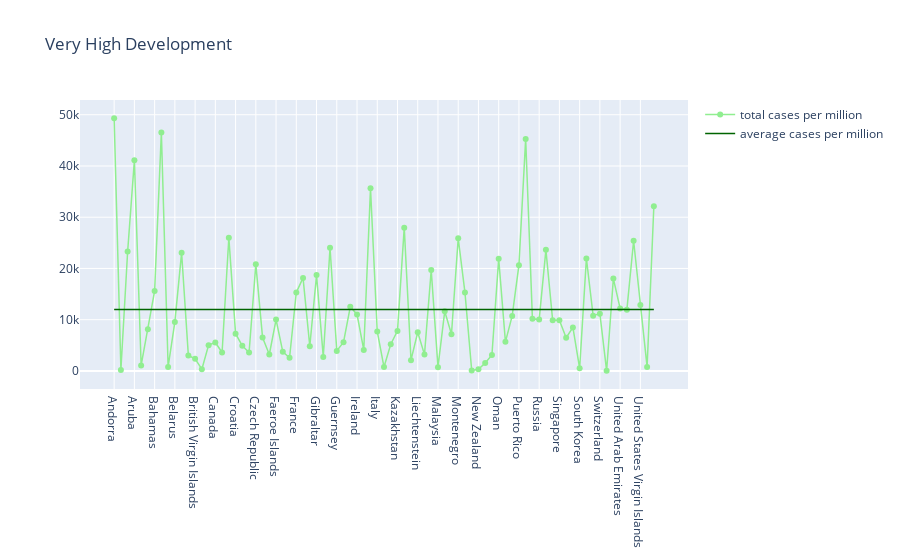
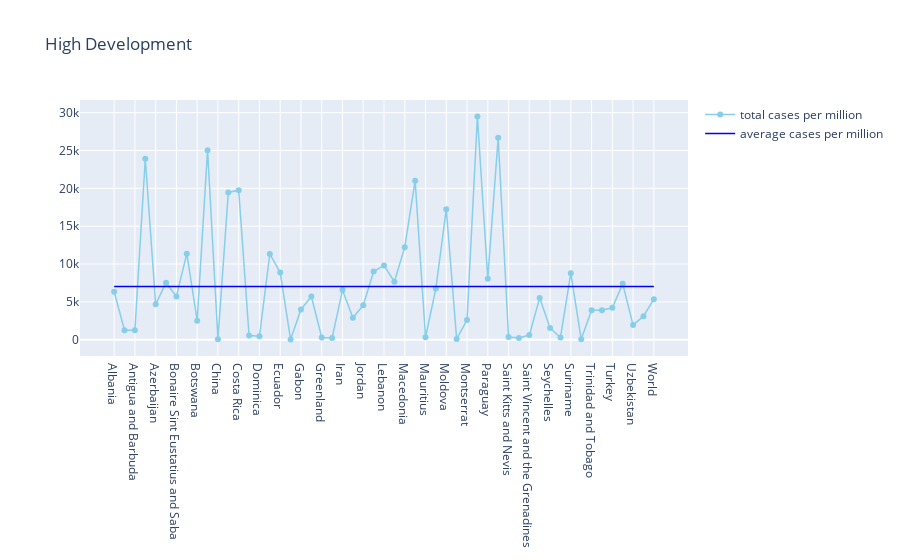
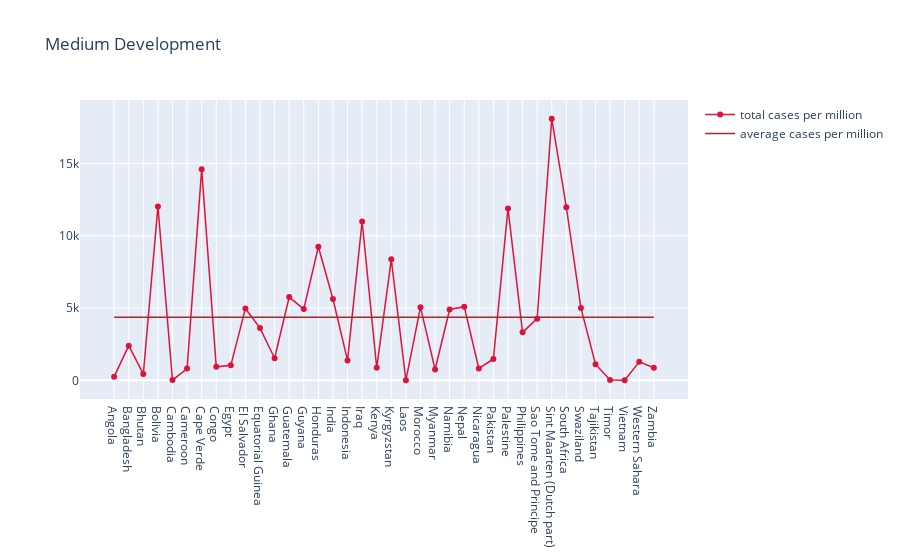
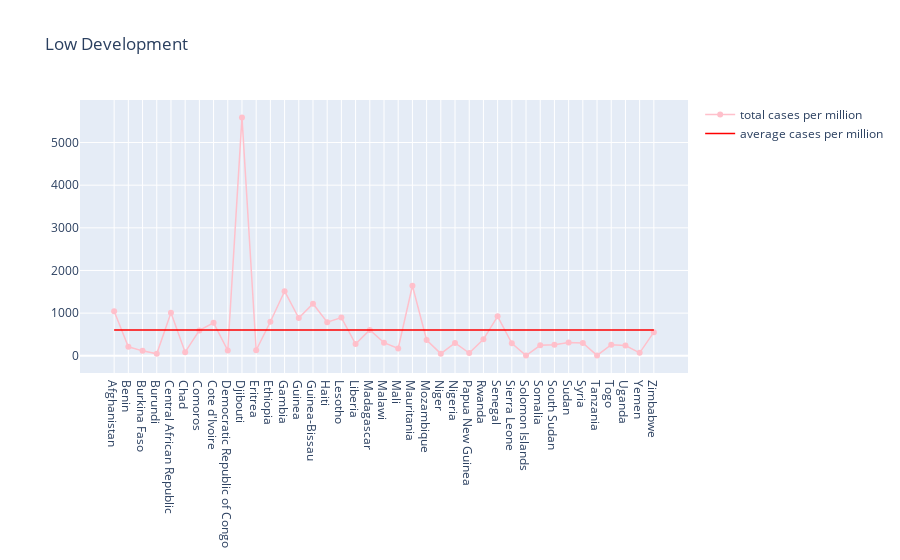

The notebook cell these images were saved under, in order:
### Markdown cell above
### Plot of total cases per million for different categories of countries

### Code cell
clr_avg = ['Darkgreen', 'Blue', 'Brown', 'Red'] # colour palette for average cases per million
clr_tcm = ['Lightgreen', 'Skyblue', 'Crimson', 'Pink'] # colour palette for total cases per million
clr_ind = 0 # colour index

dict_devt = {'VHD' : 'Very High Development', 'HD' : 'High Development', 'MD' : 'Medium Development', 'LD' : 'Low Development'}

for i in ['VHD', 'HD', 'MD', 'LD']:
    avg = dfn[dfn['hdi_cat'] == i]['total_cases_per_million'].mean()
    avg_ser = pd.Series([avg]*(dfn[dfn['hdi_cat'] == i].shape[0]))
    fig = go.Figure()
    fig.add_trace(go.Scatter(x = dfn[dfn['hdi_cat'] == i]['country'], y = dfn[dfn['hdi_cat'] == i]['total_cases_per_million'],
                             name = 'total cases per million', mode = 'lines+markers', line = dict(color = clr_tcm[clr_ind], width = 1.5)))
    fig.add_trace(go.Scatter(x = dfn[dfn['hdi_cat'] == i]['country'], y = avg_ser,
                             name = 'average cases per million', mode = 'lines', line = dict(color = clr_avg[clr_ind], width = 1.5)))
    fig.update_layout(title = dict_devt[i])
    clr_ind += 1
    fig.show()

### Figure 1 — Plotly figure (JSON) as saved in the notebook; plotly's stock layout.template omitted (floating-point values rounded to 4 significant figures)
{"data": [{"line": {"color": "Lightgreen", "width": 1.5}, "mode": "lines+markers", "name": "total cases per million", "type": "scatter", "x": ["Andorra", "Anguilla", "Argentina", "Aruba", "Australia", "Austria", "Bahamas", "Bahrain", "Barbados", "Belarus", "Belgium", "Bermuda", "British Virgin Islands", "Brunei", "Bulgaria", "Canada", "Cayman Islands", "Chile", "Croatia", "Curacao", "Cyprus", "Czech Republic", "Denmark", "Estonia", "Faeroe Islands", "Falkland Islands", "Finland", "France", "French Polynesia", "Germany", "Gibraltar", "Greece", "Guam", "Guernsey", "Hungary", "Iceland", "Ireland", "Isle of Man", "Israel", "Italy", "Japan", "Jersey", "Kazakhstan", "Kuwait", "Latvia", "Liechtenstein", "Lithuania", "Luxembourg", "Malaysia", "Malta", "Monaco", "Montenegro", "Netherlands", "New Caledonia", "New Zealand", "Northern Mariana Islands", "Norway", "Oman", "Poland", "Portugal", "Puerto Rico", "Qatar", "Romania", "Russia", "San Marino", "Saudi Arabia", "Singapore", "Slovakia", "Slovenia", "South Korea", "Spain", "Sweden", "Switzerland", "Taiwan", "Turks and Caicos Islands", "United Arab Emirates", "United Kingdom", "United States", "United States Virgin Islands", "Uruguay", "Vatican"], "y": [49320.0, 200.0, 23310.0, 41110.0, 1077.0, 8143.0, 15600.0, 46550.0, 779.5, 9565.0, 23080.0, 3019.0, 2381.0, 338.3, 5027.0, 5541.0, 3591.0, 26010.0, 7271.0, 4899.0, 3601.0, 20830.0, 6520.0, 3202.0, 10030.0, 3732.0, 2573.0, 15310.0, 18150.0, 4813.0, 18700.0, 2707.0, 24030.0, 3907.0, 5619.0, 12510.0, 11030.0, 4093.0, 35650.0, 7703.0, 752.2, 5204.0, 7810.0, 27960.0, 2098.0, 7552.0, 3182.0, 19700.0, 735.5, 11630.0, 7160.0, 25890.0, 15300.0, 94.57, 325.0, 1529.0, 3129.0, 21900.0, 5673.0, 10740.0, 20640.0, 45280.0, 10190.0, 10030.0, 23630.0, 9875.0, 9904.0, 6471.0, 8490.0, 501.2, 21950.0, 10790.0, 11180.0, 23.01, 18030.0, 12200.0, 11940.0, 25400.0, 12860.0, 777.6, 32140.0]}, {"line": {"color": "Darkgreen", "width": 1.5}, "mode": "lines", "name": "average cases per million", "type": "scatter", "x": ["Andorra", "Anguilla", "Argentina", "Aruba", "Australia", "Austria", "Bahamas", "Bahrain", "Barbados", "Belarus", "Belgium", "Bermuda", "British Virgin Islands", "Brunei", "Bulgaria", "Canada", "Cayman Islands", "Chile", "Croatia", "Curacao", "Cyprus", "Czech Republic", "Denmark", "Estonia", "Faeroe Islands", "Falkland Islands", "Finland", "France", "French Polynesia", "Germany", "Gibraltar", "Greece", "Guam", "Guernsey", "Hungary", "Iceland", "Ireland", "Isle of Man", "Israel", "Italy", "Japan", "Jersey", "Kazakhstan", "Kuwait", "Latvia", "Liechtenstein", "Lithuania", "Luxembourg", "Malaysia", "Malta", "Monaco", "Montenegro", "Netherlands", "New Caledonia", "New Zealand", "Northern Mariana Islands", "Norway", "Oman", "Poland", "Portugal", "Puerto Rico", "Qatar", "Romania", "Russia", "San Marino", "Saudi Arabia", "Singapore", "Slovakia", "Slovenia", "South Korea", "Spain", "Sweden", "Switzerland", "Taiwan", "Turks and Caicos Islands", "United Arab Emirates", "United Kingdom", "United States", "United States Virgin Islands", "Uruguay", "Vatican"], "y": [12000.0, 12000.0, 12000.0, 12000.0, 12000.0, 12000.0, 12000.0, 12000.0, 12000.0, 12000.0, 12000.0, 12000.0, 12000.0, 12000.0, 12000.0, 12000.0, 12000.0, 12000.0, 12000.0, 12000.0, 12000.0, 12000.0, 12000.0, 12000.0, 12000.0, 12000.0, 12000.0, 12000.0, 12000.0, 12000.0, 12000.0, 12000.0, 12000.0, 12000.0, 12000.0, 12000.0, 12000.0, 12000.0, 12000.0, 12000.0, 12000.0, 12000.0, 12000.0, 12000.0, 12000.0, 12000.0, 12000.0, 12000.0, 12000.0, 12000.0, 12000.0, 12000.0, 12000.0, 12000.0, 12000.0, 12000.0, 12000.0, 12000.0, 12000.0, 12000.0, 12000.0, 12000.0, 12000.0, 12000.0, 12000.0, 12000.0, 12000.0, 12000.0, 12000.0, 12000.0, 12000.0, 12000.0, 12000.0, 12000.0, 12000.0, 12000.0, 12000.0, 12000.0, 12000.0, 12000.0, 12000.0]}], "layout": {"title": {"text": "Very High Development"}}}

### Figure 2 — Plotly figure (JSON) as saved in the notebook; plotly's stock layout.template omitted (floating-point values rounded to 4 significant figures)
{"data": [{"line": {"color": "Skyblue", "width": 1.5}, "mode": "lines+markers", "name": "total cases per million", "type": "scatter", "x": ["Albania", "Algeria", "Antigua and Barbuda", "Armenia", "Azerbaijan", "Belize", "Bonaire Sint Eustatius and Saba", "Bosnia and Herzegovina", "Botswana", "Brazil", "China", "Colombia", "Costa Rica", "Cuba", "Dominica", "Dominican Republic", "Ecuador", "Fiji", "Gabon", "Georgia", "Greenland", "Grenada", "Iran", "Jamaica", "Jordan", "Kosovo", "Lebanon", "Libya", "Macedonia", "Maldives", "Mauritius", "Mexico", "Moldova", "Mongolia", "Montserrat", "Panama", "Paraguay", "Peru", "Saint Kitts and Nevis", "Saint Lucia", "Saint Vincent and the Grenadines", "Serbia", "Seychelles", "Sri Lanka", "Suriname", "Thailand", "Trinidad and Tobago", "Tunisia", "Turkey", "Ukraine", "Uzbekistan", "Venezuela", "World"], "y": [6342.0, 1262.0, 1246.0, 23900.0, 4677.0, 7532.0, 5721.0, 11370.0, 2519.0, 25050.0, 63.27, 19460.0, 19750.0, 566.9, 458.4, 11330.0, 8868.0, 36.81, 3999.0, 5716.0, 299.4, 240.0, 6557.0, 2904.0, 4552.0, 9014.0, 9820.0, 7658.0, 12230.0, 21010.0, 331.0, 6780.0, 17250.0, 100.1, 2601.0, 29490.0, 8065.0, 26690.0, 357.2, 228.7, 612.9, 5516.0, 1556.0, 293.6, 8786.0, 53.4, 3891.0, 3883.0, 4215.0, 7383.0, 1931.0, 3109.0, 5359.0]}, {"line": {"color": "Blue", "width": 1.5}, "mode": "lines", "name": "average cases per million", "type": "scatter", "x": ["Albania", "Algeria", "Antigua and Barbuda", "Armenia", "Azerbaijan", "Belize", "Bonaire Sint Eustatius and Saba", "Bosnia and Herzegovina", "Botswana", "Brazil", "China", "Colombia", "Costa Rica", "Cuba", "Dominica", "Dominican Republic", "Ecuador", "Fiji", "Gabon", "Georgia", "Greenland", "Grenada", "Iran", "Jamaica", "Jordan", "Kosovo", "Lebanon", "Libya", "Macedonia", "Maldives", "Mauritius", "Mexico", "Moldova", "Mongolia", "Montserrat", "Panama", "Paraguay", "Peru", "Saint Kitts and Nevis", "Saint Lucia", "Saint Vincent and the Grenadines", "Serbia", "Seychelles", "Sri Lanka", "Suriname", "Thailand", "Trinidad and Tobago", "Tunisia", "Turkey", "Ukraine", "Uzbekistan", "Venezuela", "World"], "y": [7031.0, 7031.0, 7031.0, 7031.0, 7031.0, 7031.0, 7031.0, 7031.0, 7031.0, 7031.0, 7031.0, 7031.0, 7031.0, 7031.0, 7031.0, 7031.0, 7031.0, 7031.0, 7031.0, 7031.0, 7031.0, 7031.0, 7031.0, 7031.0, 7031.0, 7031.0, 7031.0, 7031.0, 7031.0, 7031.0, 7031.0, 7031.0, 7031.0, 7031.0, 7031.0, 7031.0, 7031.0, 7031.0, 7031.0, 7031.0, 7031.0, 7031.0, 7031.0, 7031.0, 7031.0, 7031.0, 7031.0, 7031.0, 7031.0, 7031.0, 7031.0, 7031.0, 7031.0]}], "layout": {"title": {"text": "High Development"}}}

### Figure 3 — Plotly figure (JSON) as saved in the notebook; plotly's stock layout.template omitted (floating-point values rounded to 4 significant figures)
{"data": [{"line": {"color": "Crimson", "width": 1.5}, "mode": "lines+markers", "name": "total cases per million", "type": "scatter", "x": ["Angola", "Bangladesh", "Bhutan", "Bolivia", "Cambodia", "Cameroon", "Cape Verde", "Congo", "Egypt", "El Salvador", "Equatorial Guinea", "Ghana", "Guatemala", "Guyana", "Honduras", "India", "Indonesia", "Iraq", "Kenya", "Kyrgyzstan", "Laos", "Morocco", "Myanmar", "Namibia", "Nepal", "Nicaragua", "Pakistan", "Palestine", "Philippines", "Sao Tome and Principe", "Sint Maarten (Dutch part)", "South Africa", "Swaziland", "Tajikistan", "Timor", "Vietnam", "Western Sahara", "Zambia"], "y": [253.7, 2397.0, 435.5, 12030.0, 17.11, 812.6, 14610.0, 934.4, 1036.0, 4974.0, 3617.0, 1530.0, 5759.0, 4929.0, 9239.0, 5624.0, 1380.0, 10990.0, 878.0, 8367.0, 3.299, 5059.0, 753.7, 4904.0, 5097.0, 820.3, 1477.0, 11890.0, 3321.0, 4266.0, 18100.0, 11980.0, 5011.0, 1117.0, 22.0, 11.79, 1282.0, 872.2]}, {"line": {"color": "Brown", "width": 1.5}, "mode": "lines", "name": "average cases per million", "type": "scatter", "x": ["Angola", "Bangladesh", "Bhutan", "Bolivia", "Cambodia", "Cameroon", "Cape Verde", "Congo", "Egypt", "El Salvador", "Equatorial Guinea", "Ghana", "Guatemala", "Guyana", "Honduras", "India", "Indonesia", "Iraq", "Kenya", "Kyrgyzstan", "Laos", "Morocco", "Myanmar", "Namibia", "Nepal", "Nicaragua", "Pakistan", "Palestine", "Philippines", "Sao Tome and Principe", "Sint Maarten (Dutch part)", "South Africa", "Swaziland", "Tajikistan", "Timor", "Vietnam", "Western Sahara", "Zambia"], "y": [4363.0, 4363.0, 4363.0, 4363.0, 4363.0, 4363.0, 4363.0, 4363.0, 4363.0, 4363.0, 4363.0, 4363.0, 4363.0, 4363.0, 4363.0, 4363.0, 4363.0, 4363.0, 4363.0, 4363.0, 4363.0, 4363.0, 4363.0, 4363.0, 4363.0, 4363.0, 4363.0, 4363.0, 4363.0, 4363.0, 4363.0, 4363.0, 4363.0, 4363.0, 4363.0, 4363.0, 4363.0, 4363.0]}], "layout": {"title": {"text": "Medium Development"}}}

### Figure 4 — Plotly figure (JSON) as saved in the notebook; plotly's stock layout.template omitted (floating-point values rounded to 4 significant figures)
{"data": [{"line": {"color": "Pink", "width": 1.5}, "mode": "lines+markers", "name": "total cases per million", "type": "scatter", "x": ["Afghanistan", "Benin", "Burkina Faso", "Burundi", "Central African Republic", "Chad", "Comoros", "Cote d'Ivoire", "Democratic Republic of Congo", "Djibouti", "Eritrea", "Ethiopia", "Gambia", "Guinea", "Guinea-Bissau", "Haiti", "Lesotho", "Liberia", "Madagascar", "Malawi", "Mali", "Mauritania", "Mozambique", "Niger", "Nigeria", "Papua New Guinea", "Rwanda", "Senegal", "Sierra Leone", "Solomon Islands", "Somalia", "South Sudan", "Sudan", "Syria", "Tanzania", "Togo", "Uganda", "Yemen", "Zimbabwe"], "y": [1044.0, 210.9, 115.8, 46.34, 1007.0, 85.84, 594.5, 773.0, 123.9, 5589.0, 128.9, 797.6, 1514.0, 886.0, 1221.0, 787.5, 895.3, 273.8, 607.1, 307.1, 169.9, 1643.0, 369.8, 50.19, 299.8, 65.16, 387.3, 926.2, 293.3, 4.368, 245.2, 256.6, 313.0, 301.0, 8.521, 258.4, 241.4, 69.1, 554.5]}, {"line": {"color": "Red", "width": 1.5}, "mode": "lines", "name": "average cases per million", "type": "scatter", "x": ["Afghanistan", "Benin", "Burkina Faso", "Burundi", "Central African Republic", "Chad", "Comoros", "Cote d'Ivoire", "Democratic Republic of Congo", "Djibouti", "Eritrea", "Ethiopia", "Gambia", "Guinea", "Guinea-Bissau", "Haiti", "Lesotho", "Liberia", "Madagascar", "Malawi", "Mali", "Mauritania", "Mozambique", "Niger", "Nigeria", "Papua New Guinea", "Rwanda", "Senegal", "Sierra Leone", "Solomon Islands", "Somalia", "South Sudan", "Sudan", "Syria", "Tanzania", "Togo", "Uganda", "Yemen", "Zimbabwe"], "y": [601.6, 601.6, 601.6, 601.6, 601.6, 601.6, 601.6, 601.6, 601.6, 601.6, 601.6, 601.6, 601.6, 601.6, 601.6, 601.6, 601.6, 601.6, 601.6, 601.6, 601.6, 601.6, 601.6, 601.6, 601.6, 601.6, 601.6, 601.6, 601.6, 601.6, 601.6, 601.6, 601.6, 601.6, 601.6, 601.6, 601.6, 601.6, 601.6]}], "layout": {"title": {"text": "Low Development"}}}
